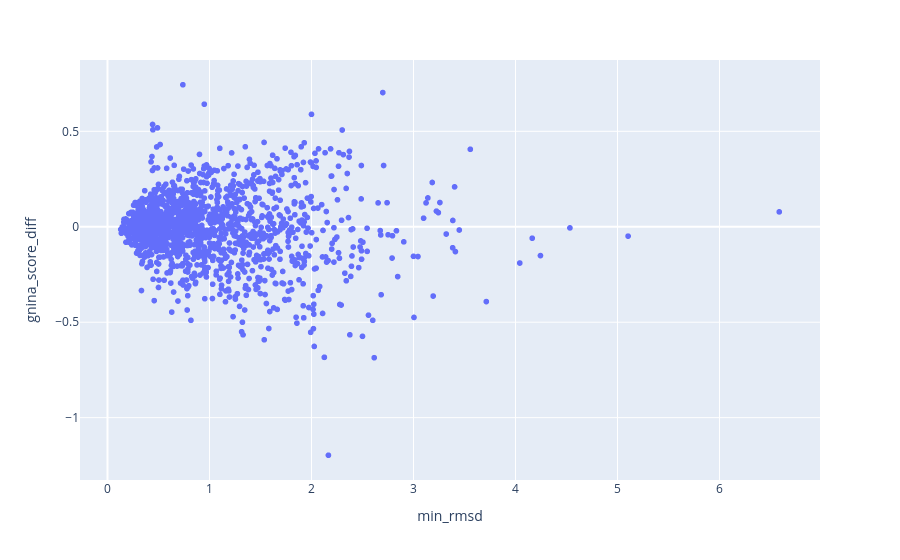

Notebook code cell kept with this figure:
### Code cell
px.scatter(score_df, x="min_rmsd", y="gnina_score_diff")

### Figure 1 — Plotly figure (JSON) as saved in the notebook; plotly's stock layout.template omitted (floating-point values rounded to 4 significant figures; data arrays with more than 128 entries replaced by an {"elided": "..."} marker saying what was removed)
{"data": [{"hovertemplate": "min_rmsd=%{x}<br>gnina_score_diff=%{y}<extra></extra>", "legendgroup": "", "marker": {"color": "#636efa", "symbol": "circle"}, "mode": "markers", "name": "", "showlegend": false, "type": "scattergl", "x": {"elided": "1518 float values"}, "xaxis": "x", "y": {"elided": "1518 float values"}, "yaxis": "y"}], "layout": {"legend": {"tracegroupgap": 0}, "margin": {"t": 60}, "xaxis": {"anchor": "y", "domain": [0, 1], "title": {"text": "min_rmsd"}}, "yaxis": {"anchor": "x", "domain": [0, 1], "title": {"text": "gnina_score_diff"}}}}
